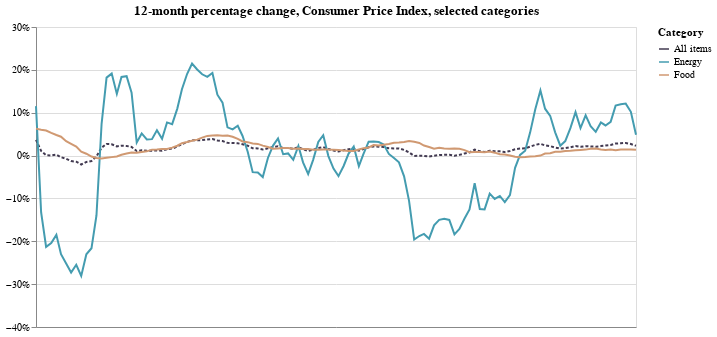

Here is the notebook cell this chart was saved with:
### Code cell
base = alt.Chart(
    category_df,
    title="12-month percentage change, Consumer Price Index, selected categories"
).encode(
    x=alt.X(
        "date:T",
        timeUnit="yearmonth",
        axis=alt.Axis(
            title=None,
            labelAngle=0,
            grid=Fal
            values=list(pd.to_datetime(['2008-09-01', '2010-09-01', '2012-09-01']).astype(int) / 10 ** 6)
        ),
    ),
    y=alt.Y(
        "pct_change:Q",
        axis=alt.Axis(title=None, format='%'),
        scale=alt.Scale(domain=[-0.4, 0.3])
    ),
    color=alt.Color(
        "series_items_name:N",
        legend=alt.Legend(title="Category"),
        scale=alt.Scale(range=["#423a51", "#449cb0", "#d09972"])
    )
)

all_items = base.transform_filter(
    alt.datum.series_items_name == 'All items'
).mark_line(strokeDash=[3, 2])

other_items = base.transform_filter(
    alt.datum.series_items_name != 'All items'
).mark_line()

(all_items + other_items).properties(width=600)

### Figure 1 — Vega-Lite specification as saved in the notebook (floating-point values rounded to 4 significant figures; data arrays with more than 128 entries replaced by an {"elided": "..."} marker saying what was removed)
{"$schema": "https://vega.github.io/schema/vega-lite/v2.4.3.json", "config": {"view": {"height": 300, "width": 400}}, "layer": [{"data": {"values": {"elided": "360 records"}}, "encoding": {"color": {"field": "series_items_name", "legend": {"title": "Category"}, "scale": {"range": ["#423a51", "#449cb0", "#d09972"]}, "type": "nominal"}, "x": {"axis": {"labelAngle": 0, "title": null, "values": [1220227200000, 1283299200000, 1346457600000]}, "field": "date", "timeUnit": "yearmonth", "type": "temporal"}, "y": {"axis": {"format": "%", "title": null}, "field": "pct_change", "scale": {"domain": [-0.4, 0.3]}, "type": "quantitative"}}, "mark": {"strokeDash": [3, 2], "type": "line"}, "title": "12-month percentage change, Consumer Price Index, selected categories", "transform": [{"filter": "(datum.series_items_name === 'All items')"}]}, {"data": {"values": {"elided": "360 records"}}, "encoding": {"color": {"field": "series_items_name", "legend": {"title": "Category"}, "scale": {"range": ["#423a51", "#449cb0", "#d09972"]}, "type": "nominal"}, "x": {"axis": {"labelAngle": 0, "title": null, "values": [1220227200000, 1283299200000, 1346457600000]}, "field": "date", "timeUnit": "yearmonth", "type": "temporal"}, "y": {"axis": {"format": "%", "title": null}, "field": "pct_change", "scale": {"domain": [-0.4, 0.3]}, "type": "quantitative"}}, "mark": "line", "title": "12-month percentage change, Consumer Price Index, selected categories", "transform": [{"filter": "(datum.series_items_name !== 'All items')"}]}], "width": 600}
